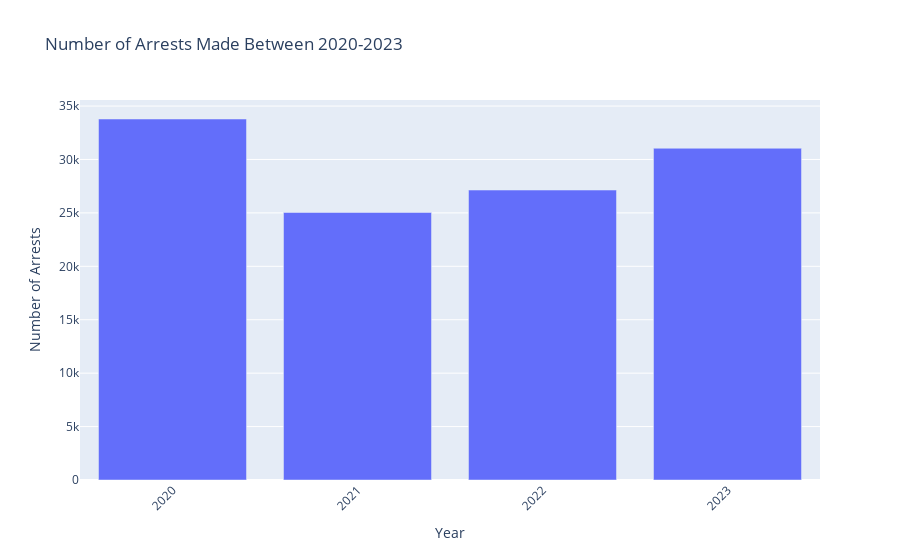

The code cell stored with this chart in its notebook:
### Code cell
# Filter arrests between 2020 and 2023
arrests_between_2020_2023 = crime_filtered_new[(crime_filtered_new['Year'] >= 2020) & (crime_filtered_new['Year'] <= 2023) & (crime_filtered_new['Arrest'] == True)]

# Grouping by year and counting the number of arrests per year
arrests_by_year = arrests_between_2020_2023.groupby(arrests_between_2020_2023['Year']).size().reset_index(name='Count')
arrests_by_year['Year'] = arrests_by_year['Year'].astype(str)

# Plotting interactive bar chart
fig = px.bar(arrests_by_year, x='Year', y='Count', labels={'Year': 'Year', 'Count': 'Number of Arrests'},
             title='Number of Arrests Made Between 2020-2023')
fig.update_layout(xaxis_tickangle=-45)
fig.show()

### Figure 1 — Plotly figure (JSON) as saved in the notebook; plotly's stock layout.template omitted (floating-point values rounded to 4 significant figures)
{"data": [{"alignmentgroup": "True", "hovertemplate": "Year=%{x}<br>Number of Arrests=%{y}<extra></extra>", "legendgroup": "", "marker": {"color": "#636efa", "pattern": {"shape": ""}}, "name": "", "offsetgroup": "", "orientation": "v", "showlegend": false, "textposition": "auto", "type": "bar", "x": ["2020", "2021", "2022", "2023"], "xaxis": "x", "y": [33788, 25040, 27139, 31050], "yaxis": "y"}], "layout": {"barmode": "relative", "legend": {"tracegroupgap": 0}, "title": {"text": "Number of Arrests Made Between 2020-2023"}, "xaxis": {"anchor": "y", "domain": [0, 1], "tickangle": -45, "title": {"text": "Year"}}, "yaxis": {"anchor": "x", "domain": [0, 1], "title": {"text": "Number of Arrests"}}}}
